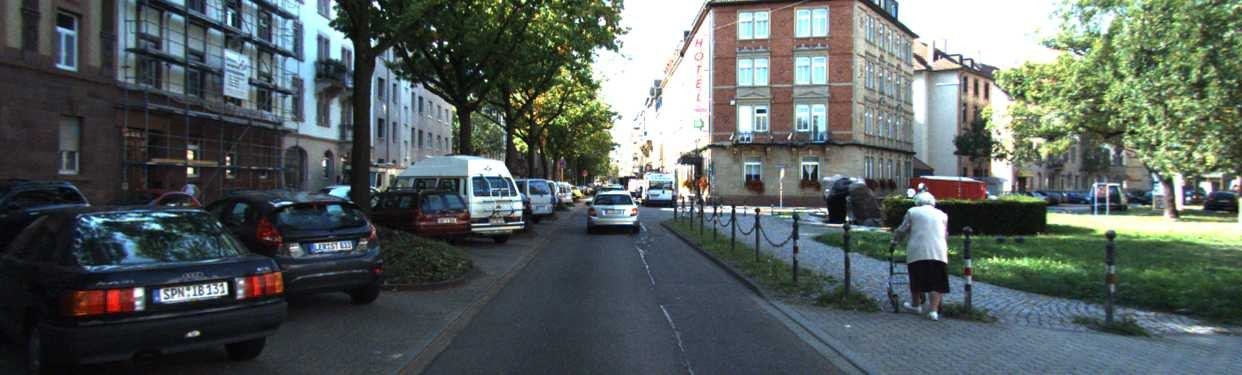
#> input picture labs/data/images/drive_city.jpg, 1242 x 375 px
$ jupyter execute lab1_2_image_numbers.ipynb
#> lines starting #> are read from the running program, lines starting #| are printed output that depends on the picture; after the words box and inside, x2 and y2 are one past the last pixel; in counts of white or black regions, pixels touching at a corner belong together
# 实验 1-2 图片变数字

从上到下依次运行每个单元格（Shift + Enter）。标有“← 改这里”的地方是“改一改”练习要修改的位置。

### 第 1 步：读图，看看它有多大

[cell 1]
import cv2

img = cv2.imread("../data/images/drive_city.jpg")
#> img is the input picture: shape (375, 1242, 3); mean B, G, R 95.1, 97, 87.9
h, w, c = img.shape                  # 高、宽、通道数
#> h = 375; w = 1242; c = 3
print(f"高 {h} 像素，宽 {w} 像素，{c} 个通道，一共 {h * w * c} 个数字")
#| 高 375 像素，宽 1242 像素，3 个通道，一共 1397250 个数字
print("数字的类型：", img.dtype)     # uint8：0～255 的整数
#| 数字的类型： uint8

### 第 2 步：取一个像素的值

[cell 2]
y, x = 100, 600                      # ← 改这里：第 100 行、第 600 列
b, g, r = img[y, x]                  # OpenCV 的顺序是 蓝、绿、红
#> b = 207; g = 255; r = 242
print(f"第 {y} 行第 {x} 列：红 {r}，绿 {g}，蓝 {b}")
#| 第 100 行第 600 列：红 242，绿 255，蓝 207
print("左上角 3×3 个像素的蓝色通道：")
print(img[0:3, 0:3, 0])
#| [[66 66 66]
#|  [66 66 66]
#|  [65 65 65]]

### 第 3 步：把一块区域涂成红色，再存成新图片

[cell 3]
painted = img.copy()                 # 复制一份，不改原图
painted[250:330, 560:700] = (0, 0, 255)     # 行 250～329、列 560～699 改成纯红（蓝0 绿0 红255）  ← 改这里
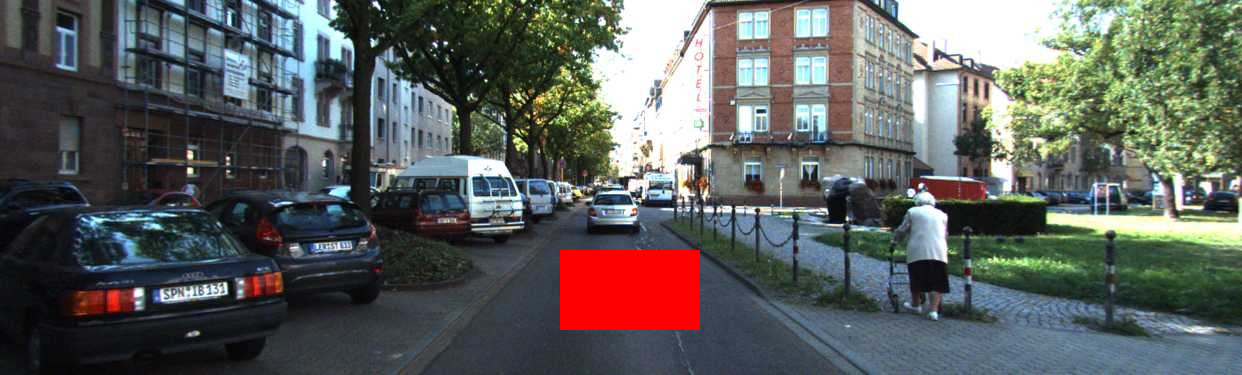
#> painted: shape (375, 1242, 3); 2.4% of pixels changed, all inside (x1, y1, x2, y2) = (560, 250, 700, 330)
cv2.imwrite("lab1_2_painted.jpg", painted)
print("涂好的图片存为 lab1_2_painted.jpg")

### 第 4 步：变成灰度图，看看通道数

[cell 4]
gray = cv2.cvtColor(img, cv2.COLOR_BGR2GRAY)
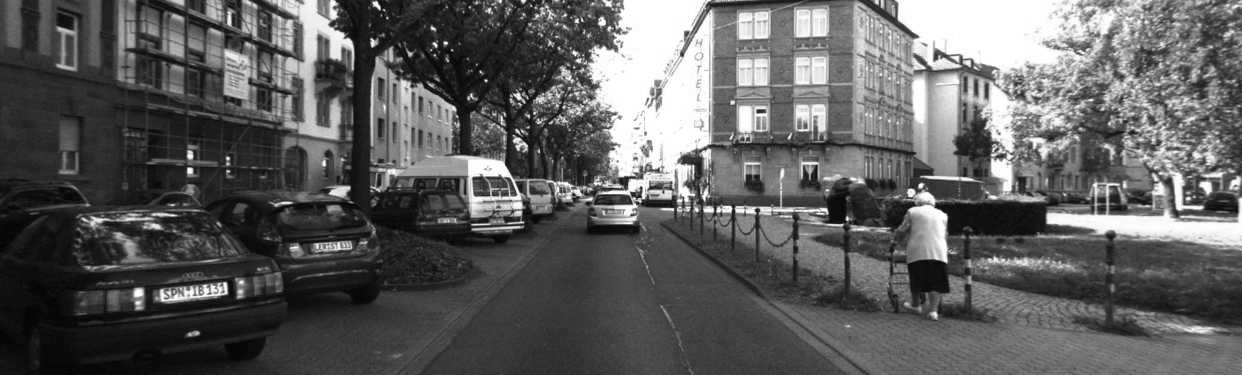
#> gray: shape (375, 1242); min 0, max 255, mean 94.1
print("灰度图的形状：", gray.shape, " 同一位置的灰度值：", gray[y, x])
#| 灰度图的形状： (375, 1242)  同一位置的灰度值： 246

$ run again, with labs/data/images/drive_highway.jpg copied over labs/data/images/drive_city.jpg
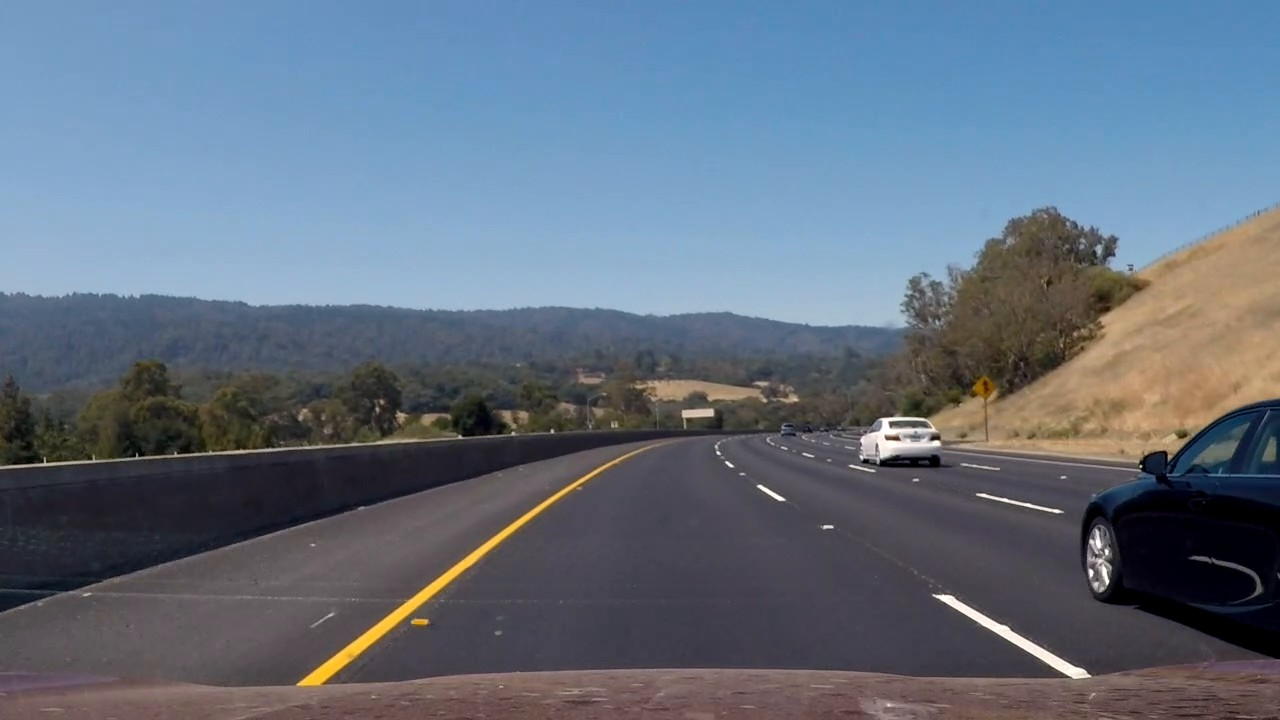
#> input picture labs/data/images/drive_highway.jpg, 1280 x 720 px
#> img is the input picture: shape (720, 1280, 3); mean B, G, R 126.8, 111.3, 98.6
#| 高 720 像素，宽 1280 像素，3 个通道，一共 2764800 个数字
#| 数字的类型： uint8
#> b = 195; g = 152; r = 101
#| 第 100 行第 600 列：红 101，绿 152，蓝 195
#| [[194 194 194]
#|  [194 194 194]
#|  [194 194 194]]
#> `painted[250:330, 560:700] = (0, 0, 255)`:
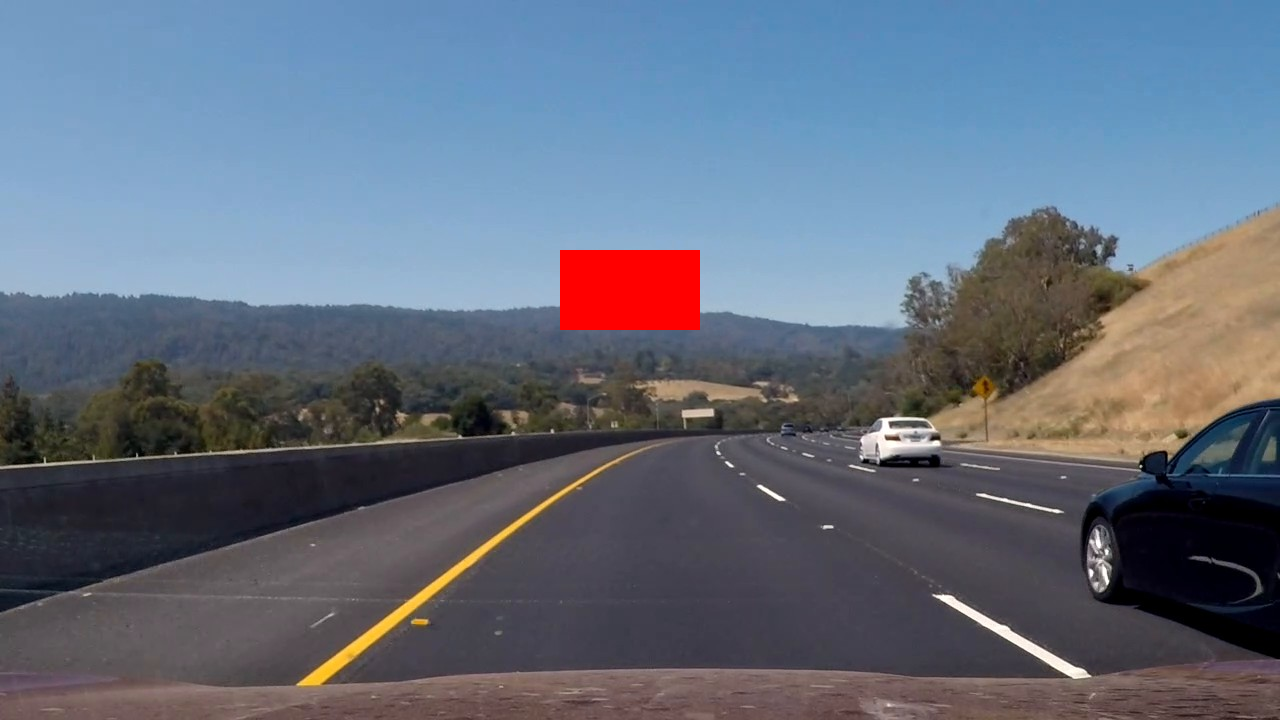
#> painted: shape (720, 1280, 3); 1.22% of pixels changed, all inside (x1, y1, x2, y2) = (560, 250, 700, 330)
#> `gray = cv2.cvtColor(img, cv2.COLOR_BGR2GRAY)`:
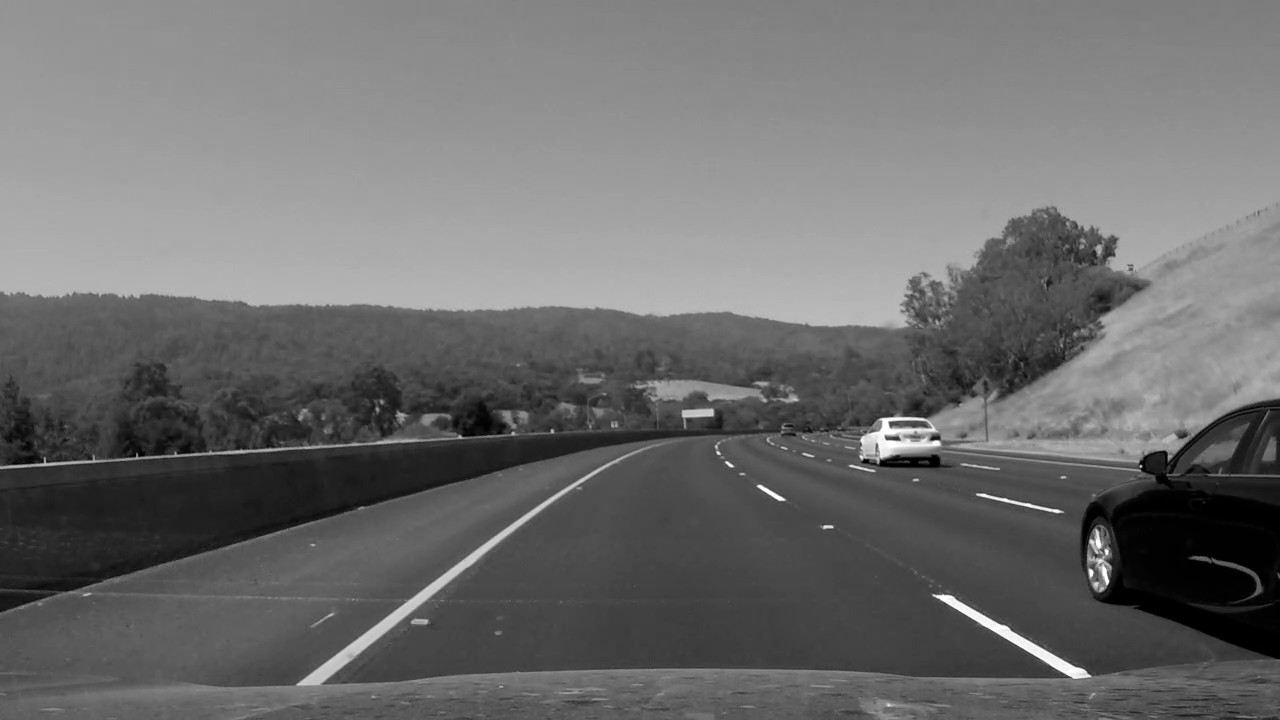
#> gray: shape (720, 1280); min 0, max 255, mean 109.3
#| 灰度图的形状： (720, 1280)  同一位置的灰度值： 142
